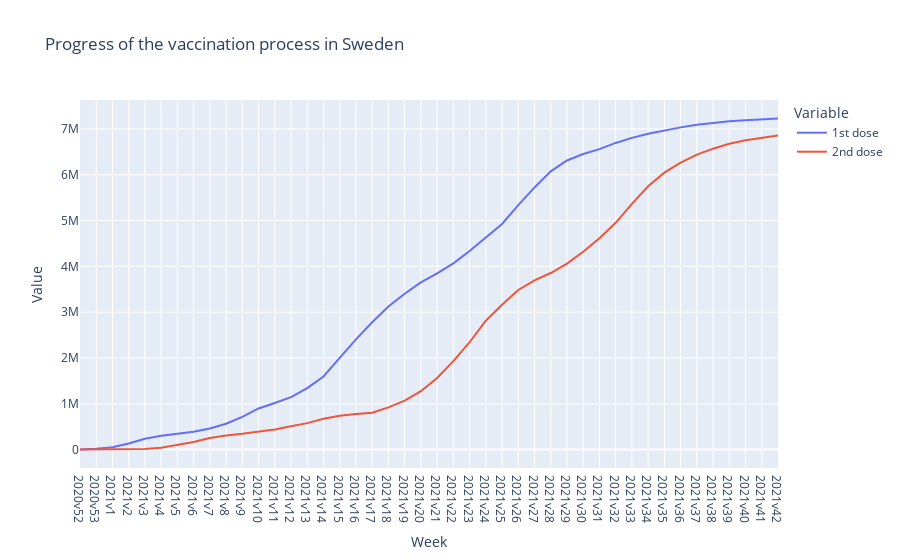

Source (notebook cell):
### Markdown cell above
# Uppgift 3 - KPIer & explorativ dataanalys
Definiera 3-6 KPIer utöver de som använts i ovanstående uppgifter och gör explorativ dataanalys på flera sheets på båda Excel-filerna. Se till att dokumentera vad du undersöker med markdown kombinerad med kod i Jupyter notebook eller om du använder Pythonskript, skriv en markdown vid sidan om. Dokumentera också vad du kommer fram till och spara alla visualiseringar.

## KPI's :
Since we can't use the same indicators as what we already worked with in the tasks above, the most interesting KPIs in my opinion would be :
- Total Vaccinated with 1st dose
- Total Vaccinated with 2nd dose
- Vaccinations performed every week
- Patients sitting in intensive care

### Code cell
# creating a function for cleaning the data from our excel sheet


def create_df(df:"pd.DataFrame",criteria:str,column_name:str):
    #grabbing the data that has our criteria only ( mist 1 dos OR fully vaccinated), then dropping vaccination status
    main_df = df[df["Vaccinationsstatus"]==criteria].drop(columns=["Vaccinationsstatus","Andel vaccinerade"])

    #grabbing only the data concerning the whole country, then dropping the region column
    main_df = main_df[main_df["Region"]=="| Sverige |"].drop(columns=["Region"])

    #grouping the year and week columns into 1 column
    main_df["Vecka"] = main_df["År"].astype(str) + "v" + main_df["Vecka"].astype(str)

    #dropping the "year" column then renaming the column "Antal vaccinerade" to the name we need (1st dose OR 2nd dose in this case)
    main_df = main_df.drop(columns="År").rename(columns={"Antal vaccinerade":column_name})

    #return our dataframe
    return main_df


# read in the excel sheet data
vaccinerade_by_time = pd.read_excel(covid19_vaccine_file_path, sheet_name="Vaccinerade tidsserie")

# cleaning the data and creating 2 seperate dataframes
vaccinerade_1_dos = create_df(vaccinerade_by_time,"Minst 1 dos","1st dose")
vaccinerade_2_dos = create_df(vaccinerade_by_time,"Färdigvaccinerade","2nd dose")

# concatenating the 2 dataframes by making the column "Vecka" the index for both.
vaccinerade = pd.concat([vaccinerade_1_dos.set_index("Vecka"),vaccinerade_2_dos.set_index("Vecka")], axis="columns")


# creating and plotting the figure with plotly express
fig = px.line(data_frame=vaccinerade, 
                labels={"variable":"Variable","value":"Value","Vecka":"Week"}, 
                title = "Progress of the vaccination process in Sweden")
fig.show()

#saving the figure as a html file 
fig.write_html("Visualiseringar/Upp3_KPI1_KPI2_Progress_of_the_vaccination_process_in_Sweden.html")

### Figure 1 — Plotly figure (JSON) as saved in the notebook; plotly's stock layout.template omitted (floating-point values rounded to 4 significant figures)
{"data": [{"hovertemplate": "Variable=1st dose<br>Week=%{x}<br>Value=%{y}<extra></extra>", "legendgroup": "1st dose", "line": {"color": "#636efa", "dash": "solid"}, "marker": {"symbol": "circle"}, "mode": "lines", "name": "1st dose", "orientation": "v", "showlegend": true, "type": "scatter", "x": ["2020v52", "2020v53", "2021v1", "2021v2", "2021v3", "2021v4", "2021v5", "2021v6", "2021v7", "2021v8", "2021v9", "2021v10", "2021v11", "2021v12", "2021v13", "2021v14", "2021v15", "2021v16", "2021v17", "2021v18", "2021v19", "2021v20", "2021v21", "2021v22", "2021v23", "2021v24", "2021v25", "2021v26", "2021v27", "2021v28", "2021v29", "2021v30", "2021v31", "2021v32", "2021v33", "2021v34", "2021v35", "2021v36", "2021v37", "2021v38", "2021v39", "2021v40", "2021v41", "2021v42"], "xaxis": "x", "y": [2472, 16514, 52943, 132176, 237382, 302086, 345424, 391880, 462115, 563878, 715948, 898016, 1017046, 1145993, 1343258, 1595509, 2004400, 2407382, 2780299, 3123469, 3402235, 3651759, 3847624, 4064203, 4333570, 4636503, 4925305, 5336222, 5722719, 6072782, 6311606, 6451176, 6559607, 6694322, 6803978, 6893057, 6968197, 7033807, 7089994, 7134073, 7167636, 7189274, 7214329, 7229620], "yaxis": "y"}, {"hovertemplate": "Variable=2nd dose<br>Week=%{x}<br>Value=%{y}<extra></extra>", "legendgroup": "2nd dose", "line": {"color": "#EF553B", "dash": "solid"}, "marker": {"symbol": "circle"}, "mode": "lines", "name": "2nd dose", "orientation": "v", "showlegend": true, "type": "scatter", "x": ["2020v52", "2020v53", "2021v1", "2021v2", "2021v3", "2021v4", "2021v5", "2021v6", "2021v7", "2021v8", "2021v9", "2021v10", "2021v11", "2021v12", "2021v13", "2021v14", "2021v15", "2021v16", "2021v17", "2021v18", "2021v19", "2021v20", "2021v21", "2021v22", "2021v23", "2021v24", "2021v25", "2021v26", "2021v27", "2021v28", "2021v29", "2021v30", "2021v31", "2021v32", "2021v33", "2021v34", "2021v35", "2021v36", "2021v37", "2021v38", "2021v39", "2021v40", "2021v41", "2021v42"], "xaxis": "x", "y": [0, 0, 0, 560, 11909, 38386, 95213, 166790, 251337, 306298, 344352, 383842, 439435, 509139, 577678, 671902, 738791, 777298, 805108, 921074, 1068994, 1274350, 1563275, 1931864, 2343418, 2813050, 3161840, 3483828, 3694230, 3854234, 4059241, 4318413, 4613582, 4949822, 5362602, 5748770, 6046195, 6262844, 6438360, 6568942, 6677088, 6752600, 6812793, 6858972], "yaxis": "y"}], "layout": {"legend": {"title": {"text": "Variable"}, "tracegroupgap": 0}, "title": {"text": "Progress of the vaccination process in Sweden"}, "xaxis": {"anchor": "y", "domain": [0, 1], "title": {"text": "Week"}}, "yaxis": {"anchor": "x", "domain": [0, 1], "title": {"text": "Value"}}}}
